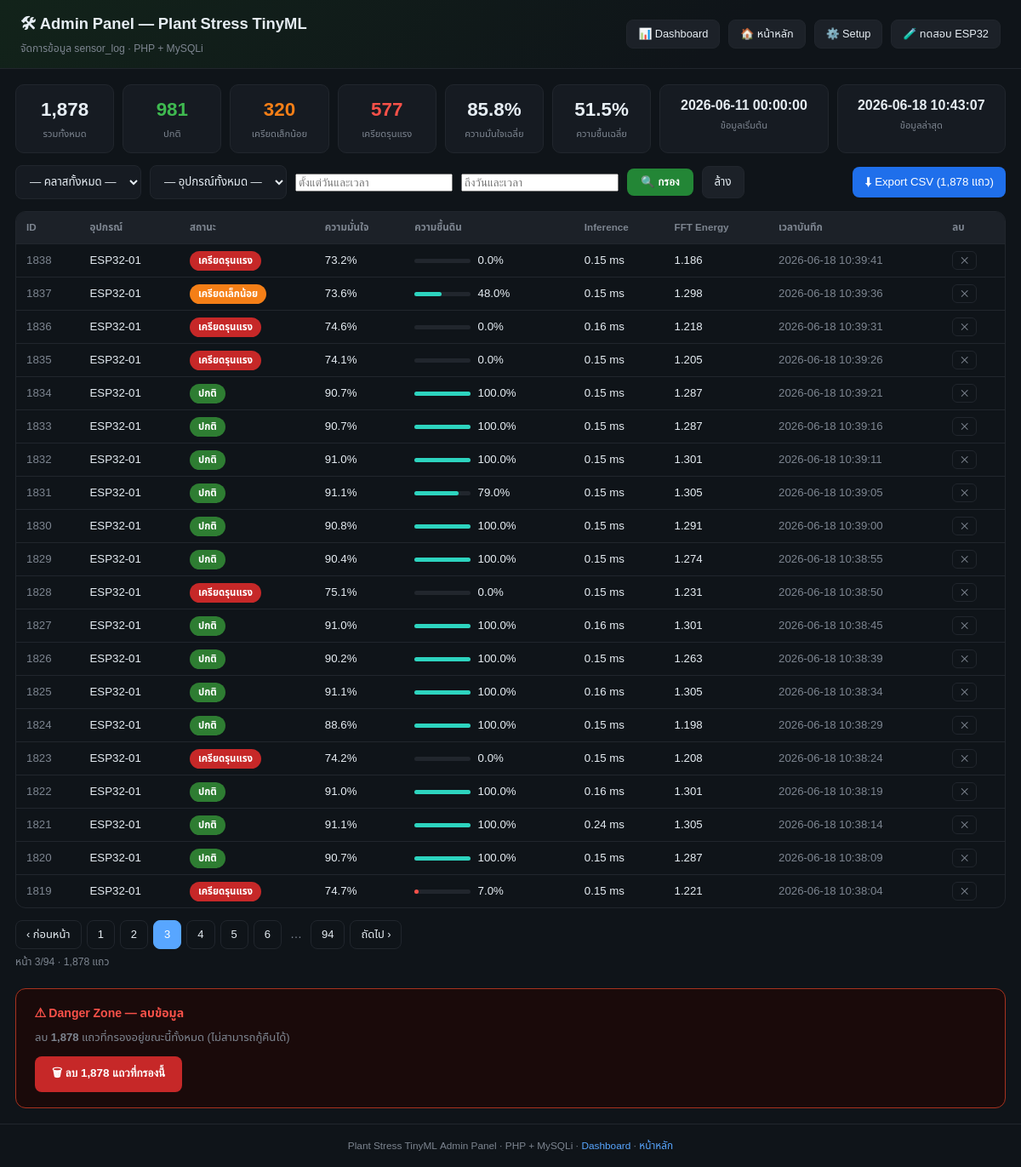
The app's page /admin/index.php?page=3& with its own data.
### tables this page shows
CREATE TABLE `sensor_log` (
  `id` int(11) NOT NULL,
  `device_id` varchar(20) NOT NULL DEFAULT 'ESP32-01',
  `class_id` tinyint(4) NOT NULL COMMENT '0=Normal 1=Mild 2=Severe',
  `class_label` varchar(20) NOT NULL,
  `confidence` float NOT NULL,
  `soil_moisture` float NOT NULL,
  `inference_ms` float NOT NULL,
  `fft_energy` float DEFAULT '0',
  `features_json` text,
  `uptime_ms` bigint(20) DEFAULT '0',
  `created_at` datetime DEFAULT CURRENT_TIMESTAMP
);

### admin/index.php (the view, shortened to what this page needs)
<?php
function buildWhere(string $cls, string $dev, string $df, string $dt): string
{
    $parts = [];
    return $parts ? 'WHERE '.implode(' AND ', $parts) : '';
}
function q(string $v): string { return htmlspecialchars($v, ENT_QUOTES, 'UTF-8'); }
$fClass = $_GET['f_class']     ?? ($_POST['f_class']    ?? '');
$fDev   = $_GET['f_device']    ?? ($_POST['f_device']   ?? '');
$fFrom  = $_GET['f_date_from'] ?? '';
$fTo    = $_GET['f_date_to']   ?? '';
$conn = getConnection();
$where  = buildWhere($fClass, $fDev, $fFrom, $fTo);
$perPg  = 20;
$page   = max(1, (int)($_GET['page'] ?? 1));
$total  = (int)$conn->query("SELECT COUNT(*) c FROM sensor_log $where")->fetch_assoc()['c'];
$pages  = max(1, (int)ceil($total / $perPg));
$page   = min($page, $pages);
$offset = ($page - 1) * $perPg;
$rows = $conn->query(
    "SELECT id,device_id,class_id,class_label,confidence,
            soil_moisture,inference_ms,fft_energy,created_at
     FROM sensor_log $where ORDER BY id DESC LIMIT $perPg OFFSET $offset"
)->fetch_all(MYSQLI_ASSOC);
$stats = $conn->query("
    SELECT COUNT(*) total,
           AVG(confidence)*100 acc,
           AVG(soil_moisture)  soil,
           SUM(class_id=0) n0, SUM(class_id=1) n1, SUM(class_id=2) n2,
           MIN(created_at) dt_min, MAX(created_at) dt_max
    FROM sensor_log $where
")->fetch_assoc();
$qs = http_build_query(array_filter([
    'f_class'     => $fClass,
    'f_device'    => $fDev,
    'f_date_from' => $fFrom,
    'f_date_to'   => $fTo,
], fn($v) => $v !== ''));
$CLS = [
    0 => ['ปกติ',            '#2E7D32'],
    1 => ['เครียดเล็กน้อย', '#F57F17'],
    2 => ['เครียดรุนแรง',   '#C62828'],
];
?>
<!DOCTYPE html>
<html lang="th">
<head>
<link rel="stylesheet" href="style.css">
<link rel="stylesheet" href="https://cdn.jsdelivr.net/npm/flatpickr/dist/flatpickr.min.css">
</head>
<body>
<header class="ah">
  <div class="ah-inner">
    <div>
      <h1>🛠 Admin Panel — Plant Stress TinyML</h1>
      <p class="asub">จัดการข้อมูล sensor_log · PHP + MySQLi</p>
    </div>
    <nav class="anav">
      <a href="../dashboard/index.php">📊 Dashboard</a>
      <a href="../index.php">🏠 หน้าหลัก</a>
      <a href="../install/setup.php">⚙️ Setup</a>
      <a href="../install/test_ingest.php">🧪 ทดสอบ ESP32</a>
    </nav>
  </div>
</header>
<div class="wrap">
<div class="stat-strip">
  <div class="ss-item">
    <span class="ss-n"><?=number_format($stats['total'] ?? 0)?></span>
    <span class="ss-l">รวมทั้งหมด</span>
  </div>
  <div class="ss-item">
    <span class="ss-n" style="color:#3fb950"><?=number_format($stats['n0'] ?? 0)?></span>
    <span class="ss-l">ปกติ</span>
  </div>
  <div class="ss-item">
    <span class="ss-n" style="color:#F57F17"><?=number_format($stats['n1'] ?? 0)?></span>
    <span class="ss-l">เครียดเล็กน้อย</span>
  </div>
  <div class="ss-item">
    <span class="ss-n" style="color:#f85149"><?=number_format($stats['n2'] ?? 0)?></span>
    <span class="ss-l">เครียดรุนแรง</span>
  </div>
  <div class="ss-item">
    <span class="ss-n"><?=$stats['acc'] !== null ? number_format($stats['acc'],1).'%' : '--'?></span>
    <span class="ss-l">ความมั่นใจเฉลี่ย</span>
  </div>
  <div class="ss-item">
    <span class="ss-n"><?=$stats['soil'] !== null ? number_format($stats['soil'],1).'%' : '--'?></span>
    <span class="ss-l">ความชื้นเฉลี่ย</span>
  </div>
  <div class="ss-item" style="flex:2;min-width:180px;">
    <span class="ss-n" style="font-size:1rem"><?=q($stats['dt_min'] ?? '--')?></span>
    <span class="ss-l">ข้อมูลเริ่มต้น</span>
  </div>
  <div class="ss-item" style="flex:2;min-width:180px;">
    <span class="ss-n" style="font-size:1rem"><?=q($stats['dt_max'] ?? '--')?></span>
    <span class="ss-l">ข้อมูลล่าสุด</span>
  </div>
</div>
<form class="filter-bar" method="get" action="index.php">
  <select name="f_class">
    <option value="">— คลาสทั้งหมด —</option>
  </select>
  <select name="f_device">
    <option value="">— อุปกรณ์ทั้งหมด —</option>
  </select>
  <input type="text" class="datetime-picker" name="f_date_from" value="<?=q($fFrom)?>" placeholder="ตั้งแต่วันและเวลา">
  <input type="text" class="datetime-picker" name="f_date_to"   value="<?=q($fTo)?>"   placeholder="ถึงวันและเวลา">
  <button type="submit" class="btn-filter">🔍 กรอง</button>
  <a href="index.php" class="btn-clear">ล้าง</a>
  <a href="?<?=$qs?>&export=1" class="btn-export">⬇ Export CSV (<?=number_format($total)?> แถว)</a>
</form>
<div class="tbl-wrap">
  <table class="data-tbl">
    <thead>
      <tr>
        <th>ID</th>
        <th>อุปกรณ์</th>
        <th>สถานะ</th>
        <th>ความมั่นใจ</th>
        <th>ความชื้นดิน</th>
        <th>Inference</th>
        <th>FFT Energy</th>
        <th>เวลาบันทึก</th>
        <th>ลบ</th>
      </tr>
    </thead>
    <tbody>
    <?php if (empty($rows)): ?>
      <tr><td colspan="9" class="muted-c">ไม่พบข้อมูลที่ตรงกับเงื่อนไข</td></tr>
    <?php else: ?>
      <?php foreach ($rows as $r):
          [$cTh, $cCol] = $CLS[(int)$r['class_id']] ?? ['?', '#555'];
          $soilPct = min(100, max(0, (float)$r['soil_moisture']));
          $soilColor = $soilPct > 40 ? '#2dd4bf' : ($soilPct > 25 ? '#e3b341' : '#f85149');
      ?>
      <tr>
        <td class="id-c"><?=q($r['id'])?></td>
        <td><?=q($r['device_id'])?></td>
        <td><span class="badge" style="background:<?=$cCol?>"><?=$cTh?></span></td>
        <td><?=number_format((float)$r['confidence'] * 100, 1)?>%</td>
        <td>
          <div class="mini-bar-wrap">
            <div class="mini-bar" style="width:<?=$soilPct?>%;background:<?=$soilColor?>"></div>
          </div>
          <?=number_format((float)$r['soil_moisture'], 1)?>%
        </td>
        <td><?=number_format((float)$r['inference_ms'], 2)?> ms</td>
        <td><?=number_format((float)$r['fft_energy'], 3)?></td>
        <td class="dt-c"><?=q($r['created_at'])?></td>
        <td>
          <form method="post" style="margin:0"
                onsubmit="return confirm('ยืนยันลบ record #<?=q($r['id'])?> ?')">
            <button type="submit" class="btn-del">✕</button>
          </form>
        </td>
      </tr>
      <?php endforeach; ?>
    <?php endif; ?>
    </tbody>
  </table>
</div>
<?php if ($pages > 1): ?>
<div class="pagination">
  <?php if ($page > 1): ?>
    <a href="?page=<?=$page-1?>&<?=$qs?>">‹ ก่อนหน้า</a>
  <?php endif; ?>
  <?php
  $start = max(1, $page-3); $end = min($pages, $page+3);
  for ($p = $start; $p <= $end; $p++):
  ?>
    <a href="?page=<?=$p?>&<?=$qs?>" class="<?=$p===$page?'active':''?>"><?=$p?></a>
  <?php endfor;
  if ($end < $pages) echo '<span class="pg-gap">…</span><a href="?page='.$pages.'&'.$qs.'">'.$pages.'</a>';
  ?>
  <?php if ($page < $pages): ?>
    <a href="?page=<?=$page+1?>&<?=$qs?>">ถัดไป ›</a>
  <?php endif; ?>
</div>
<p class="pg-info">หน้า <?=$page?>/<?=$pages?> · <?=number_format($total)?> แถว</p>
<?php endif; ?>
<?php if ($total > 0): ?>
<div class="danger-zone">
  <h4>⚠ Danger Zone — ลบข้อมูล</h4>
  <p style="color:#7d8590;font-size:.82rem;margin:0 0 12px">
    ลบ <b><?=number_format($total)?></b> แถวที่กรองอยู่ขณะนี้ทั้งหมด (ไม่สามารถกู้คืนได้)
  </p>
  <form method="post" onsubmit="return confirm('ยืนยันลบ <?=number_format($total)?> แถว? ไม่สามารถกู้คืนได้!')">
    <button type="submit" class="btn-danger">
      🗑 ลบ <?=number_format($total)?> แถวที่กรองนี้
    </button>
  </form>
</div>
<?php endif; ?>
</div><footer class="a-footer">
  Plant Stress TinyML Admin Panel · PHP + MySQLi ·
  <a href="../dashboard/index.php">Dashboard</a> ·
  <a href="../index.php">หน้าหลัก</a>
</footer>
</body>
</html>

### admin/style.css (style rules this page uses)
:root { --bg:#0f1419; --panel:#161b22; --panel2:#1c2128; --border:#21262d; --text:#e6edf3; --muted:#7d8590; --green:#3fb950; --orange:#F57F17; --red:#f85149; --blue:#58a6ff; --teal:#2dd4bf; }
* { box-sizing:border-box; }
html,body { margin:0; padding:0; }
body { font-family:'Noto Sans Thai',sans-serif; background:var(--bg); color:var(--text); font-size:14px; }
a { color:var(--blue); text-decoration:none; }
.ah { background:linear-gradient(135deg,#12231a,#0f1419 70%); border-bottom:1px solid var(--border); padding:14px 24px; position:sticky; top:0; z-index:100; }
.ah-inner { max-width:1380px; margin:0 auto; display:flex; justify-content:space-between; align-items:center; flex-wrap:wrap; gap:12px; }
.ah h1 { margin:0; font-size:1.15rem; }
.asub { margin:2px 0 0; color:var(--muted); font-size:.76rem; }
.anav { display:flex; gap:10px; flex-wrap:wrap; }
.anav a { color:var(--text); background:var(--panel2); border:1px solid var(--border); padding:6px 13px; border-radius:8px; font-size:.8rem; }
.wrap { max-width:1380px; margin:18px auto; padding:0 18px; }
.stat-strip { display:flex; gap:10px; flex-wrap:wrap; margin-bottom:14px; }
.ss-item { background:var(--panel); border:1px solid var(--border); border-radius:10px; padding:12px 16px; text-align:center; flex:1; min-width:100px; }
.ss-n { display:block; font-size:1.4rem; font-weight:700; }
.ss-l { font-size:.7rem; color:var(--muted); }
.filter-bar { display:flex; gap:10px; flex-wrap:wrap; margin-bottom:14px; align-items:center; }
.filter-bar select, .filter-bar input[type=date] { background:var(--panel); border:1px solid var(--border); color:var(--text); padding:8px 12px; border-radius:8px; font-family:inherit; font-size:.83rem; }
.btn-filter { background:#238636; color:#fff; border:none; padding:8px 16px; border-radius:8px; cursor:pointer; font-size:.83rem; font-weight:600; }
.btn-clear { background:var(--panel2); border:1px solid var(--border); color:var(--text); padding:8px 14px; border-radius:8px; font-size:.83rem; }
.btn-export { background:#1f6feb; color:#fff; padding:8px 14px; border-radius:8px; font-size:.83rem; margin-left:auto; }
.tbl-wrap { overflow-x:auto; border-radius:12px; border:1px solid var(--border); margin-bottom:14px; }
.data-tbl { width:100%; border-collapse:collapse; }
.data-tbl th { padding:10px 12px; background:var(--panel2); color:var(--muted); font-size:.73rem; font-weight:600; border-bottom:1px solid var(--border); text-align:left; white-space:nowrap; }
.data-tbl td { padding:8px 12px; border-bottom:1px solid var(--border); vertical-align:middle; font-size:.83rem; }
.data-tbl tr:last-child td { border-bottom:none; }
.id-c { color:var(--muted); font-size:.78rem; }
.dt-c { color:var(--muted); font-size:.76rem; white-space:nowrap; }
.badge { padding:3px 10px; border-radius:12px; font-size:.71rem; font-weight:700; color:#fff; white-space:nowrap; }
.mini-bar-wrap { background:var(--border); border-radius:3px; height:5px; width:66px; display:inline-block; vertical-align:middle; margin-right:5px; }
.mini-bar { height:100%; border-radius:3px; transition:width .3s; }
.btn-del { background:transparent; border:1px solid var(--border); color:var(--muted); border-radius:6px; padding:3px 9px; cursor:pointer; font-size:.73rem; transition:.15s; }
.pagination { display:flex; gap:6px; flex-wrap:wrap; margin:0 0 6px; }
.pagination a { padding:6px 12px; border:1px solid var(--border); border-radius:8px; color:var(--text); font-size:.81rem; }
.pagination a.active { background:var(--blue); border-color:var(--blue); color:#fff; }
.pg-gap { padding:6px 4px; color:var(--muted); }
.pg-info { color:var(--muted); font-size:.76rem; margin:0 0 16px; }
.danger-zone { margin-top:22px; padding:18px 22px; border:1px solid #a8331f; border-radius:12px; background:#1a0a0a; }
.danger-zone h4 { margin:0 0 8px; color:var(--red); font-size:.88rem; }
.btn-danger { background:#C62828; color:#fff; border:none; padding:10px 20px; border-radius:8px; cursor:pointer; font-size:.84rem; font-weight:700; transition:background .2s; }
.a-footer { text-align:center; color:var(--muted); font-size:.74rem; padding:16px; border-top:1px solid var(--border); margin-top:10px; }

### records on screen
sensor_log: id "1838", device "ESP32-01", cTh "เครียดรุนแรง", (float)$r['confidence']*100 "73.2", soil_moisture "0.0", inference_ms "0.15", fft_energy "1.186", created_at "2026-06-18 10:39:41"
sensor_log: id "1837", device "ESP32-01", cTh "เครียดเล็กน้อย", (float)$r['confidence']*100 "73.6", soil_moisture "48.0", inference_ms "0.15", fft_energy "1.298", created_at "2026-06-18 10:39:36"
sensor_log: id "1836", device "ESP32-01", cTh "เครียดรุนแรง", (float)$r['confidence']*100 "74.6", soil_moisture "0.0", inference_ms "0.16", fft_energy "1.218", created_at "2026-06-18 10:39:31"
sensor_log: id "1835", device "ESP32-01", cTh "เครียดรุนแรง", (float)$r['confidence']*100 "74.1", soil_moisture "0.0", inference_ms "0.15", fft_energy "1.205", created_at "2026-06-18 10:39:26"
sensor_log: id "1834", device "ESP32-01", cTh "ปกติ", (float)$r['confidence']*100 "90.7", soil_moisture "100.0", inference_ms "0.15", fft_energy "1.287", created_at "2026-06-18 10:39:21"
sensor_log: id "1833", device "ESP32-01", cTh "ปกติ", (float)$r['confidence']*100 "90.7", soil_moisture "100.0", inference_ms "0.15", fft_energy "1.287", created_at "2026-06-18 10:39:16"
sensor_log: id "1832", device "ESP32-01", cTh "ปกติ", (float)$r['confidence']*100 "91.0", soil_moisture "100.0", inference_ms "0.15", fft_energy "1.301", created_at "2026-06-18 10:39:11"
sensor_log: id "1831", device "ESP32-01", cTh "ปกติ", (float)$r['confidence']*100 "91.1", soil_moisture "79.0", inference_ms "0.15", fft_energy "1.305", created_at "2026-06-18 10:39:05"
sensor_log: id "1830", device "ESP32-01", cTh "ปกติ", (float)$r['confidence']*100 "90.8", soil_moisture "100.0", inference_ms "0.15", fft_energy "1.291", created_at "2026-06-18 10:39:00"
sensor_log: id "1829", device "ESP32-01", cTh "ปกติ", (float)$r['confidence']*100 "90.4", soil_moisture "100.0", inference_ms "0.15", fft_energy "1.274", created_at "2026-06-18 10:38:55"
sensor_log: id "1828", device "ESP32-01", cTh "เครียดรุนแรง", (float)$r['confidence']*100 "75.1", soil_moisture "0.0", inference_ms "0.15", fft_energy "1.231", created_at "2026-06-18 10:38:50"
sensor_log: id "1827", device "ESP32-01", cTh "ปกติ", (float)$r['confidence']*100 "91.0", soil_moisture "100.0", inference_ms "0.16", fft_energy "1.301", created_at "2026-06-18 10:38:45"
sensor_log: id "1826", device "ESP32-01", cTh "ปกติ", (float)$r['confidence']*100 "90.2", soil_moisture "100.0", inference_ms "0.15", fft_energy "1.263", created_at "2026-06-18 10:38:39"
sensor_log: id "1825", device "ESP32-01", cTh "ปกติ", (float)$r['confidence']*100 "91.1", soil_moisture "100.0", inference_ms "0.16", fft_energy "1.305", created_at "2026-06-18 10:38:34"
sensor_log: id "1824", device "ESP32-01", cTh "ปกติ", (float)$r['confidence']*100 "88.6", soil_moisture "100.0", inference_ms "0.15", fft_energy "1.198", created_at "2026-06-18 10:38:29"
sensor_log: id "1823", device "ESP32-01", cTh "เครียดรุนแรง", (float)$r['confidence']*100 "74.2", soil_moisture "0.0", inference_ms "0.15", fft_energy "1.208", created_at "2026-06-18 10:38:24"
sensor_log: id "1822", device "ESP32-01", cTh "ปกติ", (float)$r['confidence']*100 "91.0", soil_moisture "100.0", inference_ms "0.16", fft_energy "1.301", created_at "2026-06-18 10:38:19"
sensor_log: id "1821", device "ESP32-01", cTh "ปกติ", (float)$r['confidence']*100 "91.1", soil_moisture "100.0", inference_ms "0.24", fft_energy "1.305", created_at "2026-06-18 10:38:14"
sensor_log: id "1820", device "ESP32-01", cTh "ปกติ", (float)$r['confidence']*100 "90.7", soil_moisture "100.0", inference_ms "0.15", fft_energy "1.287", created_at "2026-06-18 10:38:09"
sensor_log: id "1819", device "ESP32-01", cTh "เครียดรุนแรง", (float)$r['confidence']*100 "74.7", soil_moisture "7.0", inference_ms "0.15", fft_energy "1.221", created_at "2026-06-18 10:38:04"

### other values on screen
$stats['total'] "1,878"
$stats['n0'] "981"
$stats['n1'] "320"
$stats['n2'] "577"
$stats['acc'] "85.8"
$stats['soil'] "51.5"
q($stats['dt_min'] ?? '--') "2026-06-11 00:00:00"
q($stats['dt_max'] ?? '--') "2026-06-18 10:43:07"
$total "1,878"
$pages "94"
$page "3"
